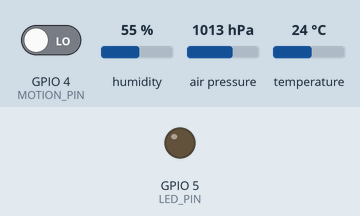
The sketch below on a simulated ESP8266 (NodeMCU). Shown: output pins drawn as LEDs (lit = HIGH). The inputs (shaded band) are chosen by the test bench; at power-on: GPIO 4 (MOTION_PIN) LOW, humidity 55 %, air pressure 1013 hPa, temperature 24 °C. WiFi joins after 1.5 s; servers stay silent unless stated; no MQTT or app messages arrive unless stated; what the sketch prints to the serial monitor is not drawn.

Above: at 2.7 s.
2.8 s: GPIO 4 (MOTION_PIN) driven HIGH
At 10.7 s:
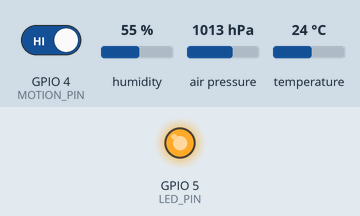
15.3 s: GPIO 4 (MOTION_PIN) driven LOW
At 16.6 s:
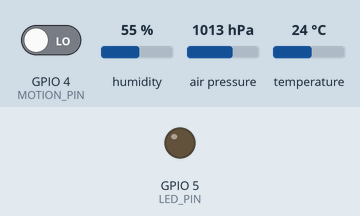
Timing chart, 0 to 18.3 s (numbered marks = the images above; inputs shaded):
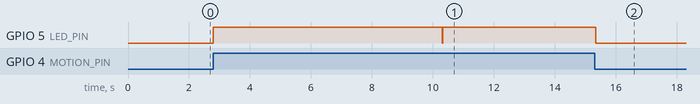

Measured:
- after the input at 2.8 s, GPIO 5 (LED_PIN): LOW → HIGH at once, → LOW 7.5 s later, → HIGH 0.02 s later
- after the input at 15.3 s, GPIO 5 (LED_PIN): HIGH → LOW at once

The sketch:

sensor_reader.ino
```cpp
// (licence header left out)
#include <Arduino.h>
#include <Wire.h>
#include <SPI.h>
#include <DHT.h>
#include <Adafruit_BMP280.h>
#include <ESP8266WiFi.h>
#include <PubSubClient.h>
#include <ArduinoJson.h>

// Pin tanımları
#define DHTPIN 2
#define DHTTYPE DHT22
#define MQ135_PIN A0
#define MOTION_PIN 4
#define LED_PIN 5

// Ağ ayarları
const char* WIFI_SSID = "WIFI_SSID";
const char* WIFI_PASSWORD = "WIFI_PASSWORD";
const char* MQTT_SERVER = "192.168.1.100";
const int MQTT_PORT = 1883;
const char* MQTT_TOPIC = "sensors/data";
const char* MQTT_CLIENT_ID = "arduino_sensor_node";

// Sensör nesneleri
DHT dht(DHTPIN, DHTTYPE);
Adafruit_BMP280 bmp;

// MQTT ve WiFi nesneleri
WiFiClient espClient;
PubSubClient client(espClient);

// Zamanlama değişkenleri
unsigned long lastSensorReadTime = 0;
const long sensorReadInterval = 10000; // 10 saniye

void setup() {
  Serial.begin(115200);
  pinMode(MOTION_PIN, INPUT);
  pinMode(LED_PIN, OUTPUT);

  // Sensörleri başlat
  dht.begin();

  if (!bmp.begin()) {
    Serial.println(F("BMP280 sensörü bulunamadı!"));
  }

  // WiFi'yi yapılandır
  setupWifi();

  // MQTT'yi yapılandır
  client.setServer(MQTT_SERVER, MQTT_PORT);
  client.setCallback(callback);

  Serial.println("Sistem başlatıldı!");
}

void loop() {
  // MQTT bağlantısını kontrol et
  if (!client.connected()) {
    reconnect();
  }
  client.loop();

  // Belirli aralıklarla sensörleri oku
  unsigned long currentMillis = millis();
  if (currentMillis - lastSensorReadTime >= sensorReadInterval) {
    lastSensorReadTime = currentMillis;
    readAndPublishSensorData();
  }

  // Hareket sensörünü kontrol et
  checkMotion();
}

void setupWifi() {
  delay(10);
  Serial.println();
  Serial.print("WiFi ağına bağlanılıyor: ");
  Serial.println(WIFI_SSID);

  WiFi.begin(WIFI_SSID, WIFI_PASSWORD);

  while (WiFi.status() != WL_CONNECTED) {
    delay(500);
    Serial.print(".");
  }

  Serial.println("");
  Serial.println("WiFi bağlandı");
  Serial.print("IP adresi: ");
  Serial.println(WiFi.localIP());
}

void callback(char* topic, byte* payload, unsigned int length) {
  // MQTT üzerinden gelen komutları işleyin
  char message[length + 1];
  for (int i = 0; i < length; i++) {
    message[i] = (char)payload[i];
  }
  message[length] = '\0';

  Serial.print("Mesaj alındı [");
  Serial.print(topic);
  Serial.print("]: ");
  Serial.println(message);

  // LED kontrolü
  if (String(topic) == "sensors/control" && String(message) == "LED_ON") {
    digitalWrite(LED_PIN, HIGH);
  } else if (String(topic) == "sensors/control" && String(message) == "LED_OFF") {
    digitalWrite(LED_PIN, LOW);
  }
}

void reconnect() {
  // MQTT sunucusuna bağlan
  while (!client.connected()) {
    Serial.print("MQTT sunucusuna bağlanılıyor...");
    if (client.connect(MQTT_CLIENT_ID)) {
      Serial.println("bağlandı");
      client.subscribe("sensors/control");
    } else {
      Serial.print("bağlantı başarısız, rc=");
      Serial.print(client.state());
      Serial.println(" 5 saniye içinde tekrar denenecek");
      delay(5000);
    }
  }
}

void readAndPublishSensorData() {
  // DHT22'den sıcaklık ve nem oku
  float humidity = dht.readHumidity();
  float temperature = dht.readTemperature();

  // BMP280'den basınç ve yükseklik oku
  float pressure = bmp.readPressure() / 100.0F; // hPa cinsinden
  float altitude = bmp.readAltitude(1013.25); // Deniz seviyesi referans basıncı

  // MQ-135'den hava kalitesi oku
  int airQuality = analogRead(MQ135_PIN);

  // Değerleri kontrol et
  if (isnan(humidity) || isnan(temperature)) {
    Serial.println(F("DHT22'den okuma başarısız!"));
    return;
  }

  // JSON formatında veriyi hazırla
  StaticJsonDocument<256> doc;
  doc["node_id"] = MQTT_CLIENT_ID;
  doc["temperature"] = temperature;
  doc["humidity"] = humidity;
  doc["pressure"] = pressure;
  doc["altitude"] = altitude;
  doc["air_quality"] = airQuality;
  doc["timestamp"] = millis();

  char buffer[256];
  serializeJson(doc, buffer);

  // MQTT üzerinden veriyi gönder
  Serial.print("Veri gönderiliyor: ");
  Serial.println(buffer);
  client.publish(MQTT_TOPIC, buffer);
}

void checkMotion() {
  int motionDetected = digitalRead(MOTION_PIN);

  if (motionDetected == HIGH) {
    StaticJsonDocument<128> doc;
    doc["node_id"] = MQTT_CLIENT_ID;
    doc["event"] = "motion_detected";
    doc["timestamp"] = millis();

    char buffer[128];
    serializeJson(doc, buffer);

    // Hareket algılandı mesajını gönder
    client.publish("sensors/events", buffer);

    // LED'i yakıp söndür
    digitalWrite(LED_PIN, HIGH);
    delay(500);
    digitalWrite(LED_PIN, LOW);
  }
}
```
